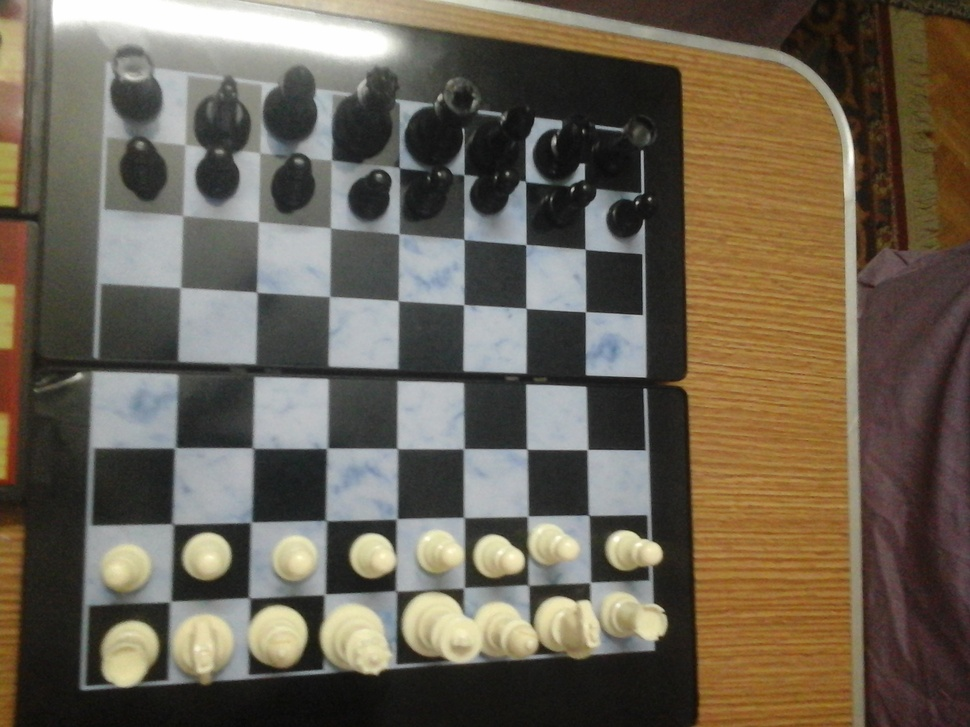
#> input picture imageprecessing/chess1.jpg, 970 x 727 px, shrunk from 2048 x 1536 before the run
$ python pp_borders.py   (Python 2 division)
#> lines starting #> are read from the running program, lines starting #| are printed output that depends on the picture; after the words box and inside, x2 and y2 are one past the last pixel; in counts of white or black regions, pixels touching at a corner belong together
import cv2
import numpy as np

image = cv2.imread('chess1.jpg')
#> image is the input picture: shape (727, 970, 3); mean B, G, R 82.4, 97, 106.2
# [13 lines of commented-out code are left out]
lower = np.array([0, 0, 0])
upper = np.array([15, 15, 15])
shapeMask = cv2.inRange(image, lower, upper)
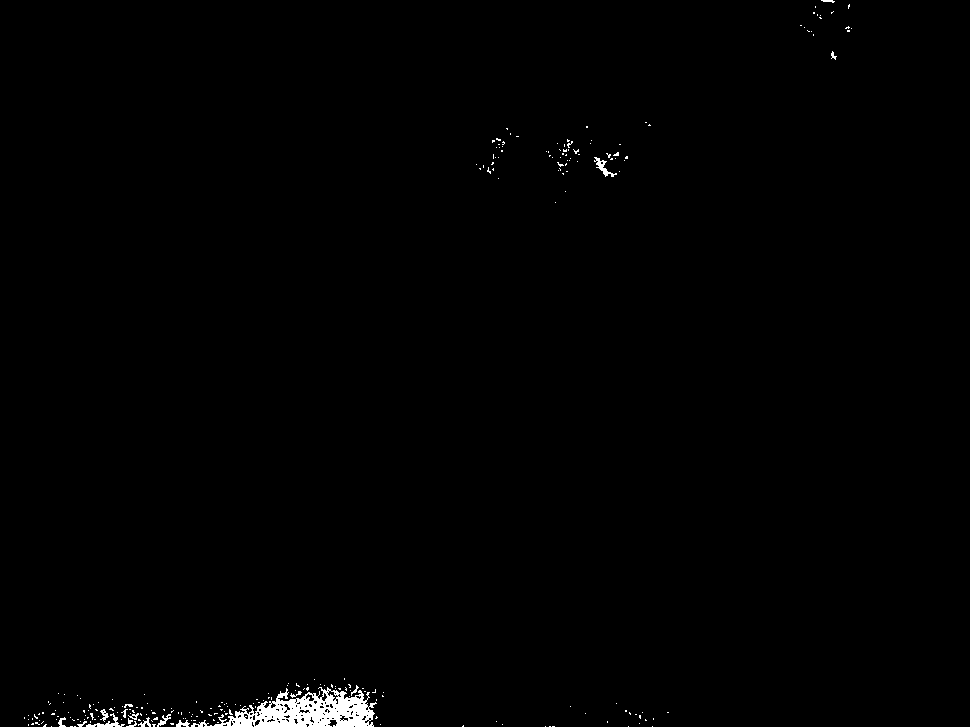
#> shapeMask: shape (727, 970); 0.71% white; 249 white regions (232 under 20 px)

# find the contours in the mask
(cnts, _) = cv2.findContours(shapeMask.copy(), cv2.RETR_EXTERNAL,
	cv2.CHAIN_APPROX_SIMPLE)
#> cnts = 249 contours, 240 with area under 20; largest, box (x1, y1, x2, y2) and area: (191, 687, 377, 727) 3695, (594, 157, 617, 177) 98, (86, 713, 125, 727) 92, (176, 720, 190, 727) 36, (157, 714, 171, 727) 36
print "I found %d black shapes" % (len(cnts))
#| I found 249 black shapes
cv2.imshow("Mask", shapeMask)

# loop over the contours
for c in cnts:
	# draw the contour and show it
	cv2.drawContours(image, [c], -1, (0, 255, 0), 2)
	cv2.imshow("Image", image)
	cv2.waitKey(0)
#> this loop made 249 passes
#> c on passes 1 to 3: [[652, 726]], [[628, 726]], [[552, 726], [554, 726]]
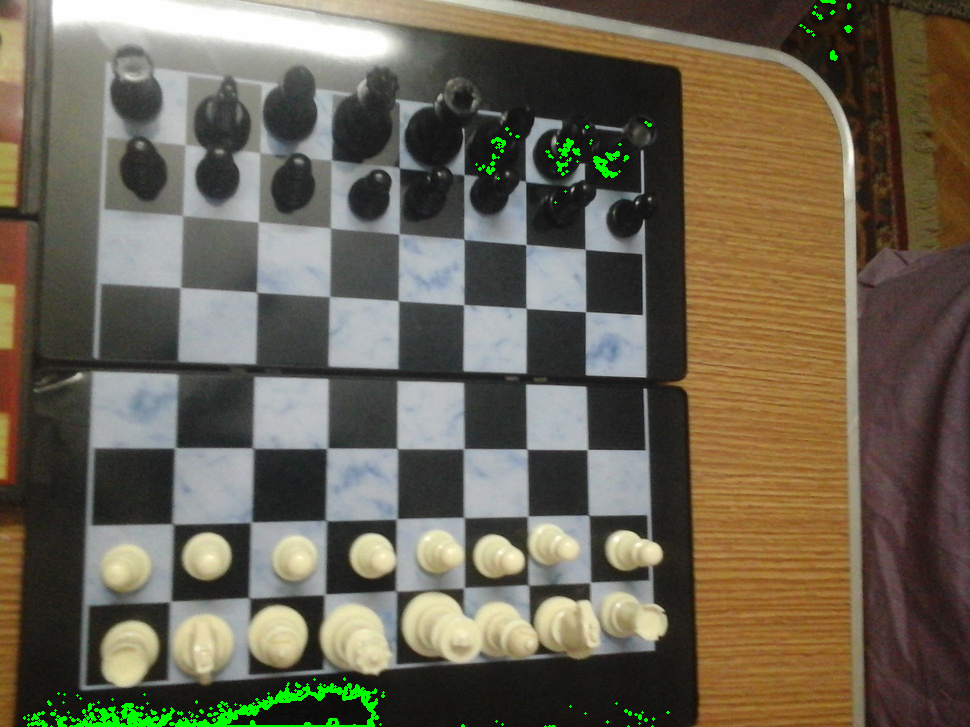
#> image: shape (727, 970, 3); 0.83% of pixels changed, all inside (x1, y1, x2, y2) = (23, 0, 853, 727)

$ run again, with imageprecessing/chess2.jpg copied over imageprecessing/chess1.jpg
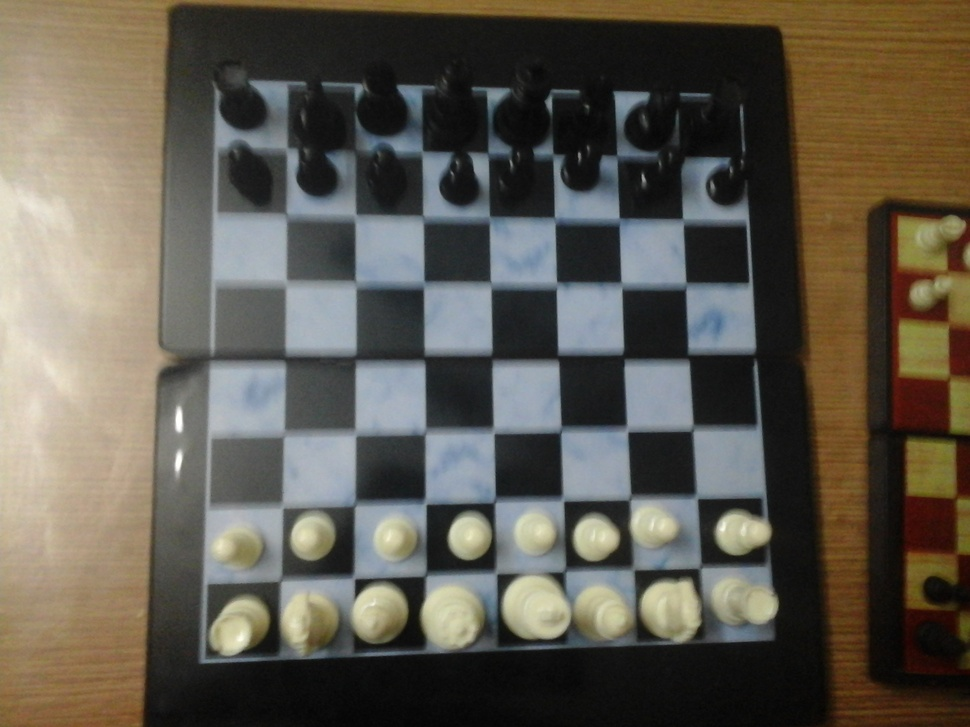
#> input picture imageprecessing/chess2.jpg, 970 x 727 px, shrunk from 2048 x 1536 before the run
#> image is the input picture: shape (727, 970, 3); mean B, G, R 79.1, 90.1, 95.5
#> `shapeMask = cv2.inRange(image, lower, upper)`:
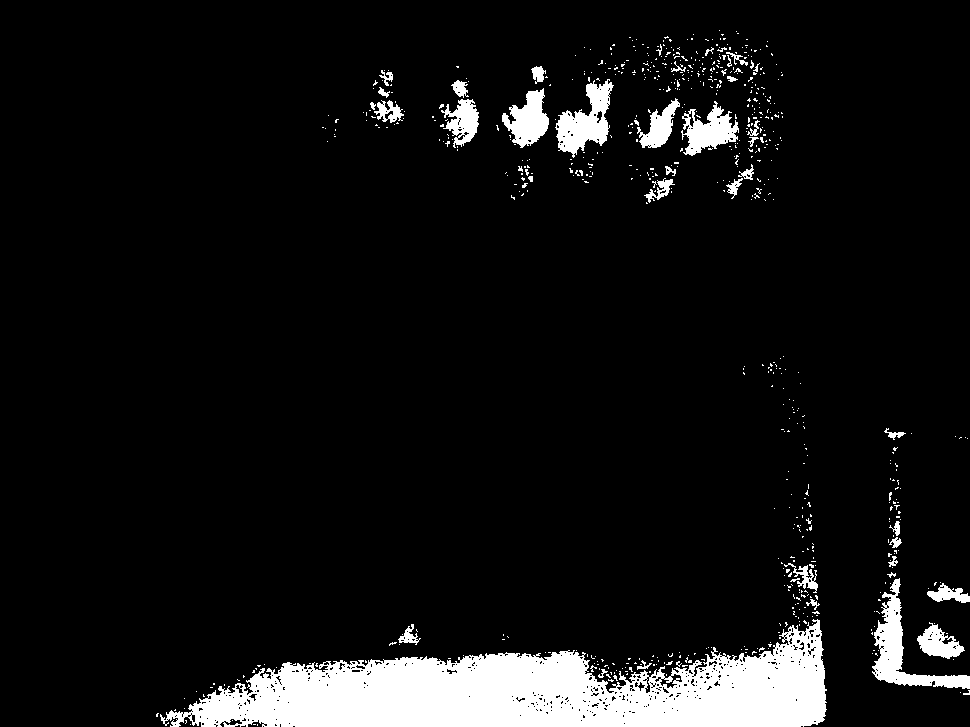
#> shapeMask: shape (727, 970); 7.9% white; 699 white regions (658 under 20 px)
#> cnts = 698 contours, 667 with area under 20; largest, box (x1, y1, x2, y2) and area: (160, 619, 827, 727) 39474, (872, 578, 970, 689) 2593, (555, 79, 614, 158) 2140, (681, 101, 739, 156) 1508, (502, 88, 549, 148) 1460
#| I found 698 black shapes
#> the loop `for c in cnts:` made 698 passes
#> c on passes 1 to 3: [[257, 724], [257, 725]], [[253, 724], [255, 724]], [[190, 724]]
#> after the loop `for c in cnts:`:
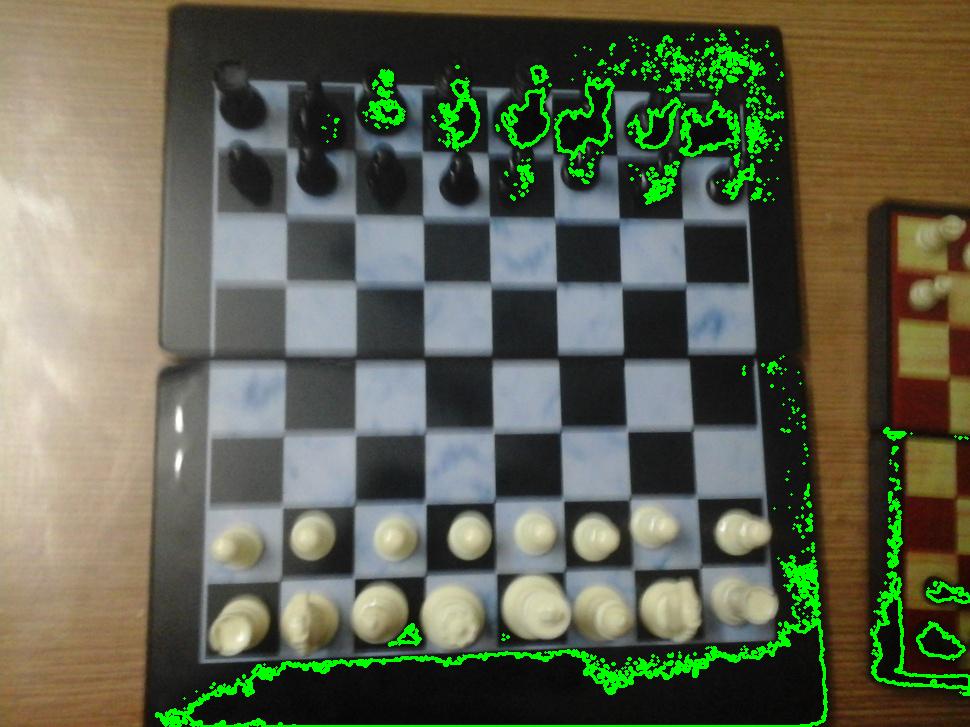
#> image: shape (727, 970, 3); 3.67% of pixels changed, all inside (x1, y1, x2, y2) = (155, 29, 970, 727)

$ run again, with imageprecessing/chess3.jpg copied over imageprecessing/chess1.jpg
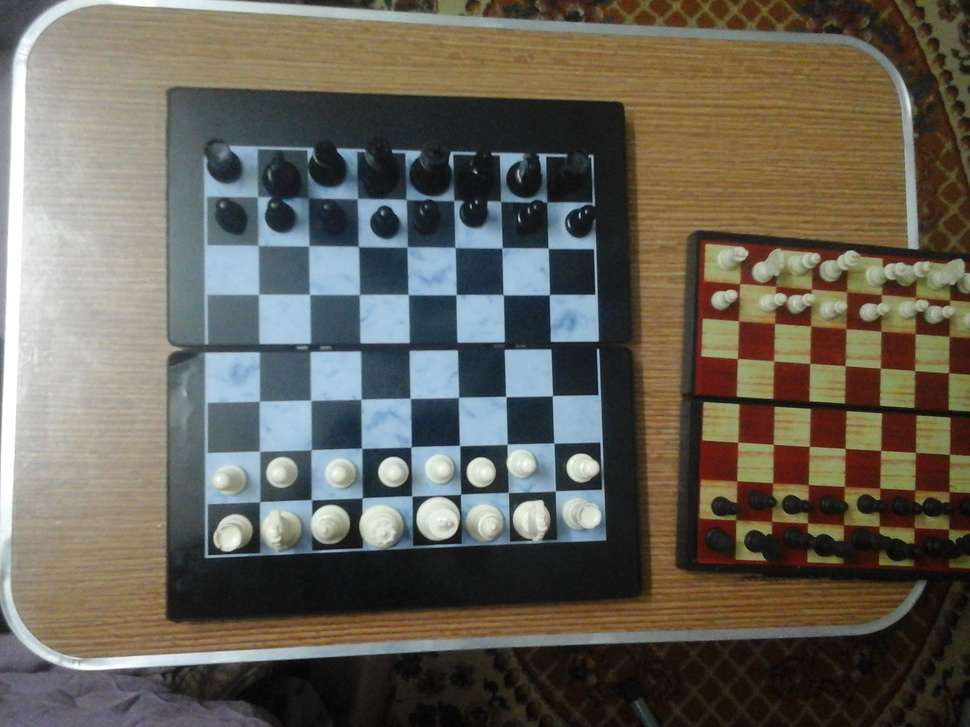
#> input picture imageprecessing/chess3.jpg, 970 x 727 px, shrunk from 2048 x 1536 before the run
#> image is the input picture: shape (727, 970, 3); mean B, G, R 87.8, 98.3, 102.3
#> `shapeMask = cv2.inRange(image, lower, upper)`:
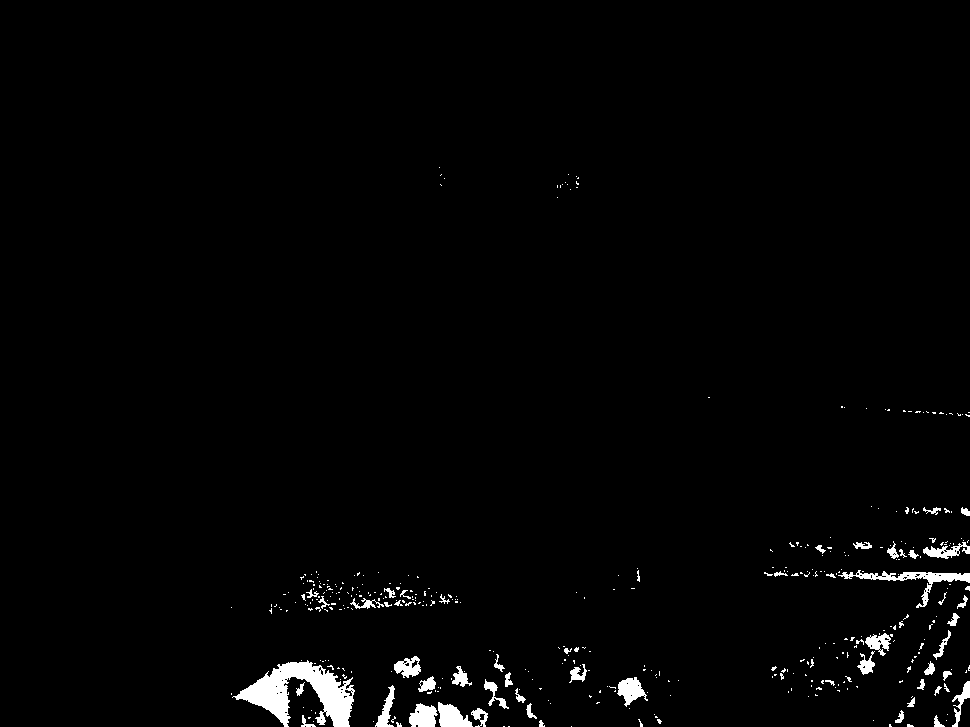
#> shapeMask: shape (727, 970); 1.8% white; 404 white regions (347 under 20 px)
#> cnts = 404 contours, 362 with area under 20; largest, box (x1, y1, x2, y2) and area: (232, 660, 355, 727) 3486, (838, 570, 970, 608) 800, (438, 702, 473, 727) 502, (409, 703, 438, 727) 467, (617, 677, 648, 707) 448
#| I found 404 black shapes
#> the loop `for c in cnts:` made 404 passes
#> c on passes 1 to 3: [[571, 726]], [[508, 726], [509, 726]], [[503, 726], [504, 726]]
#> after the loop `for c in cnts:`:
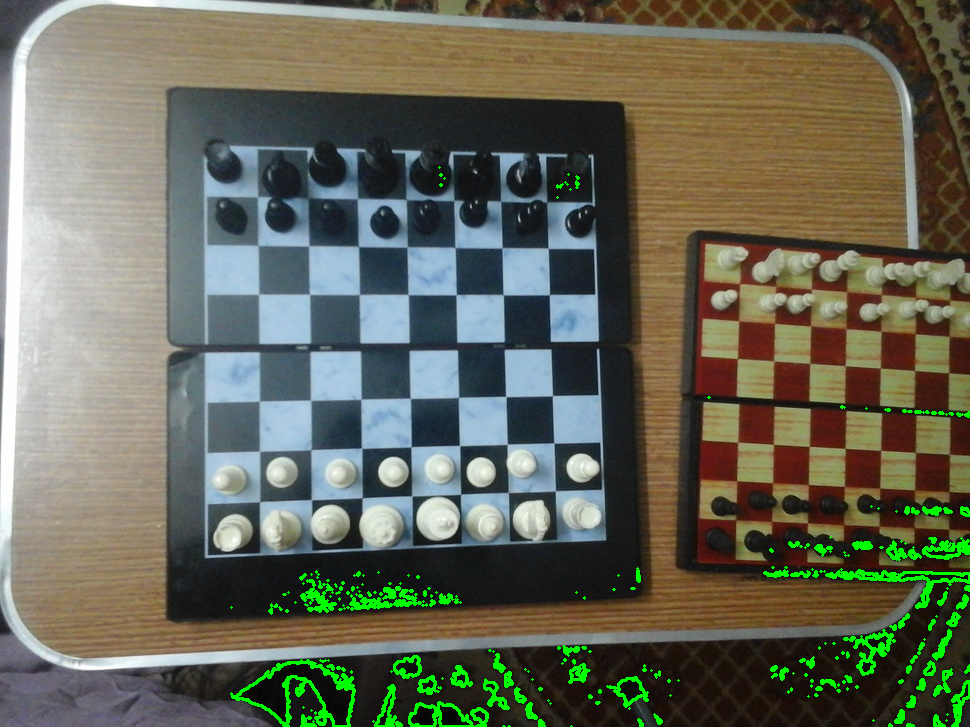
#> image: shape (727, 970, 3); 2.21% of pixels changed, all inside (x1, y1, x2, y2) = (230, 166, 970, 727)

$ run again, with imageprecessing/chess4.jpg copied over imageprecessing/chess1.jpg
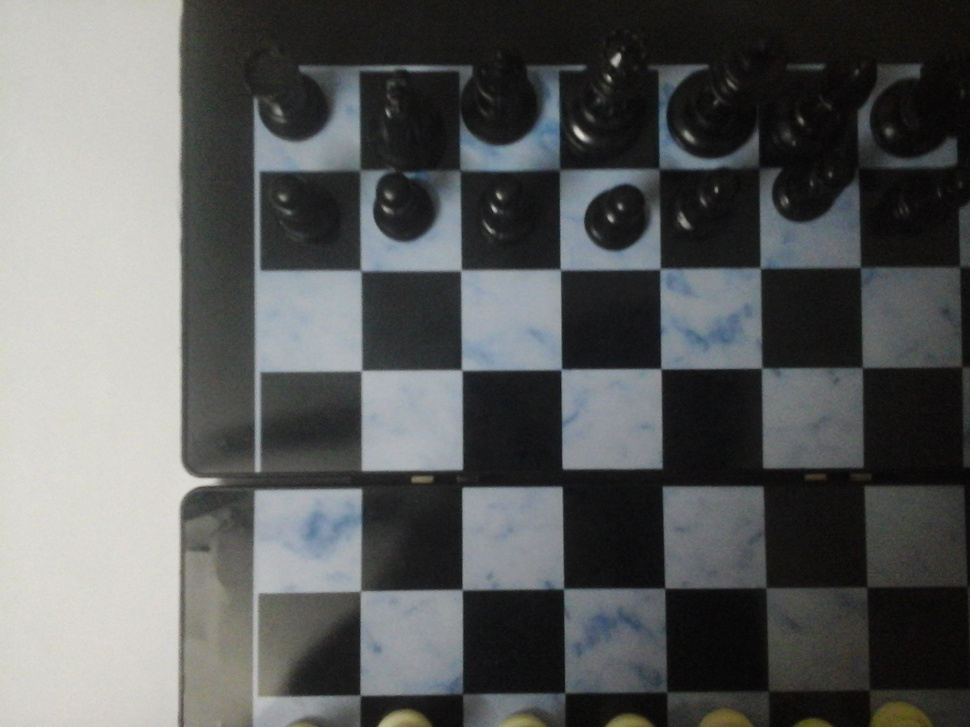
#> input picture imageprecessing/chess4.jpg, 970 x 727 px, shrunk from 2048 x 1536 before the run
#> image is the input picture: shape (727, 970, 3); mean B, G, R 91.8, 92.4, 90.6
#> `shapeMask = cv2.inRange(image, lower, upper)`:
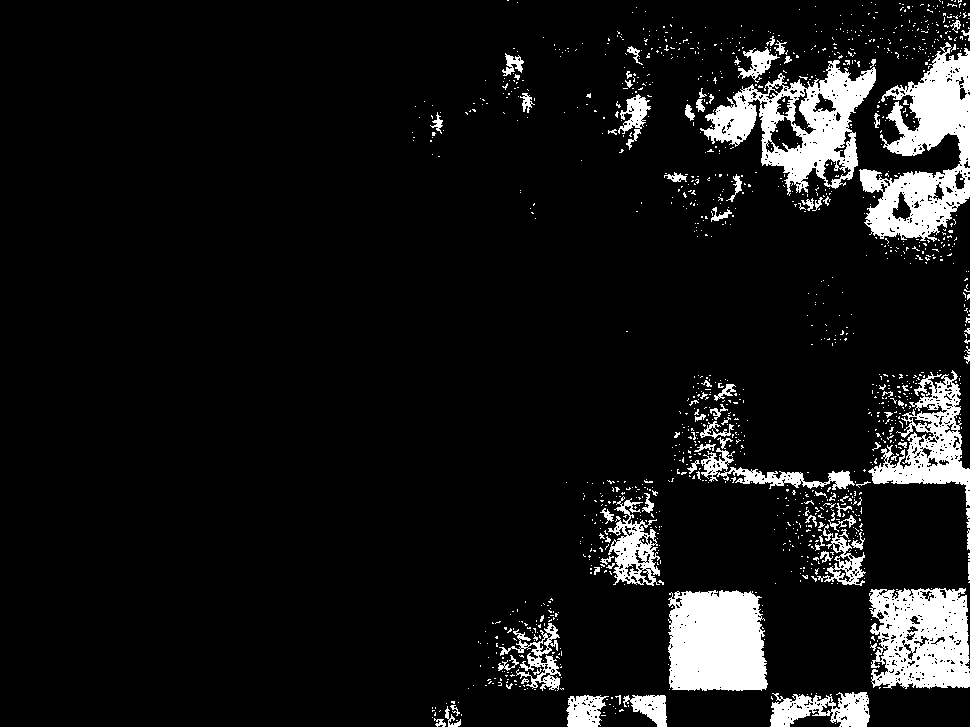
#> shapeMask: shape (727, 970); 8.7% white; 1305 white regions (1210 under 20 px)
#> cnts = 1286 contours, 1234 with area under 20; largest, box (x1, y1, x2, y2) and area: (700, 60, 876, 196) 11107, (859, 42, 970, 242) 11001, (668, 590, 768, 691) 8819, (869, 588, 970, 689) 8610, (868, 370, 970, 507) 5248
#| I found 1286 black shapes
#> the loop `for c in cnts:` made 1286 passes
#> c on passes 1, 2, 4: [[835, 723]], [[456, 720], [457, 720]], [[432, 717]]
#> after the loop `for c in cnts:`:
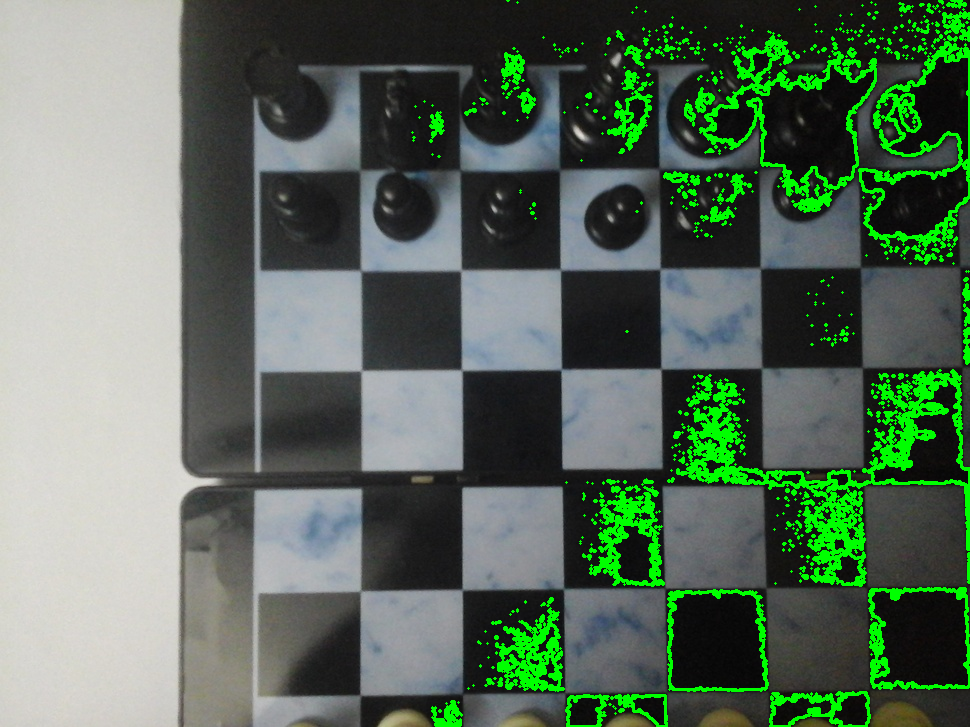
#> image: shape (727, 970, 3); 6.6% of pixels changed, all inside (x1, y1, x2, y2) = (411, 0, 970, 727)
